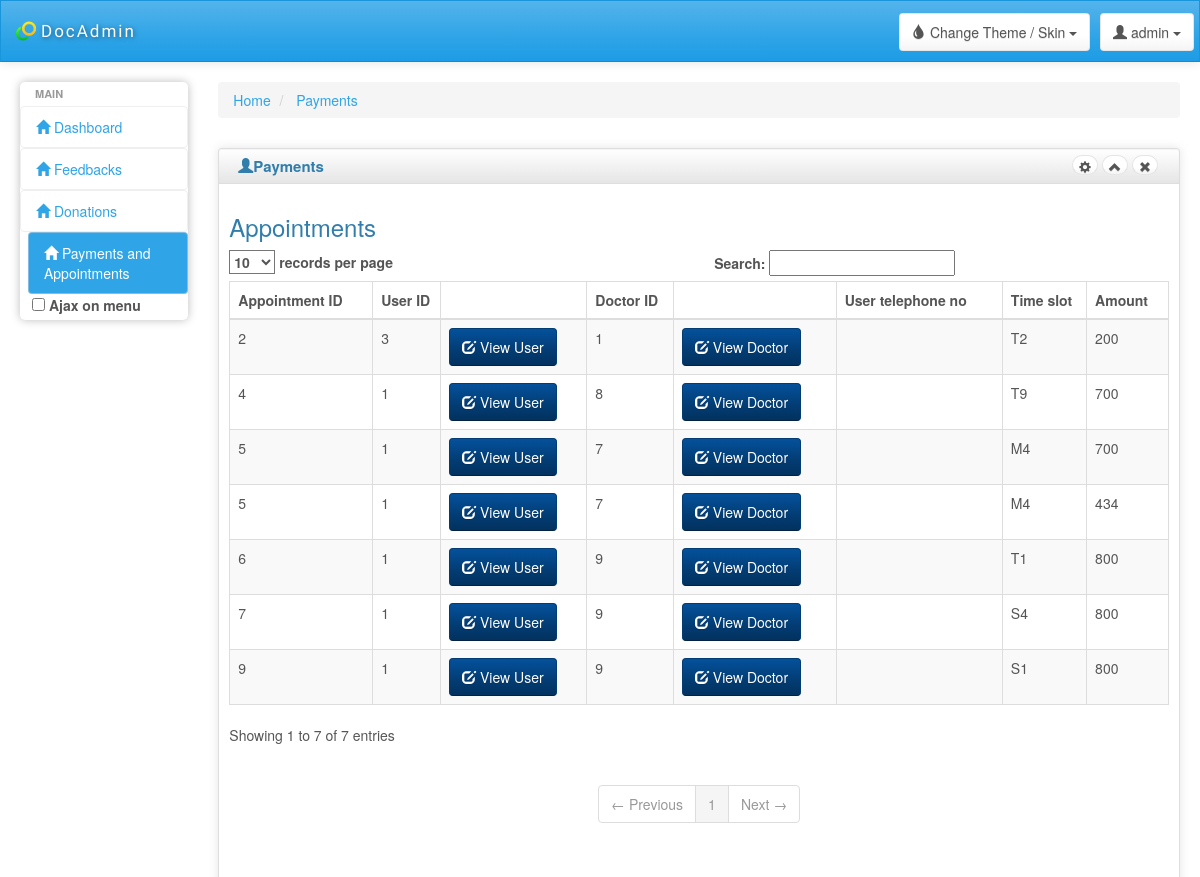
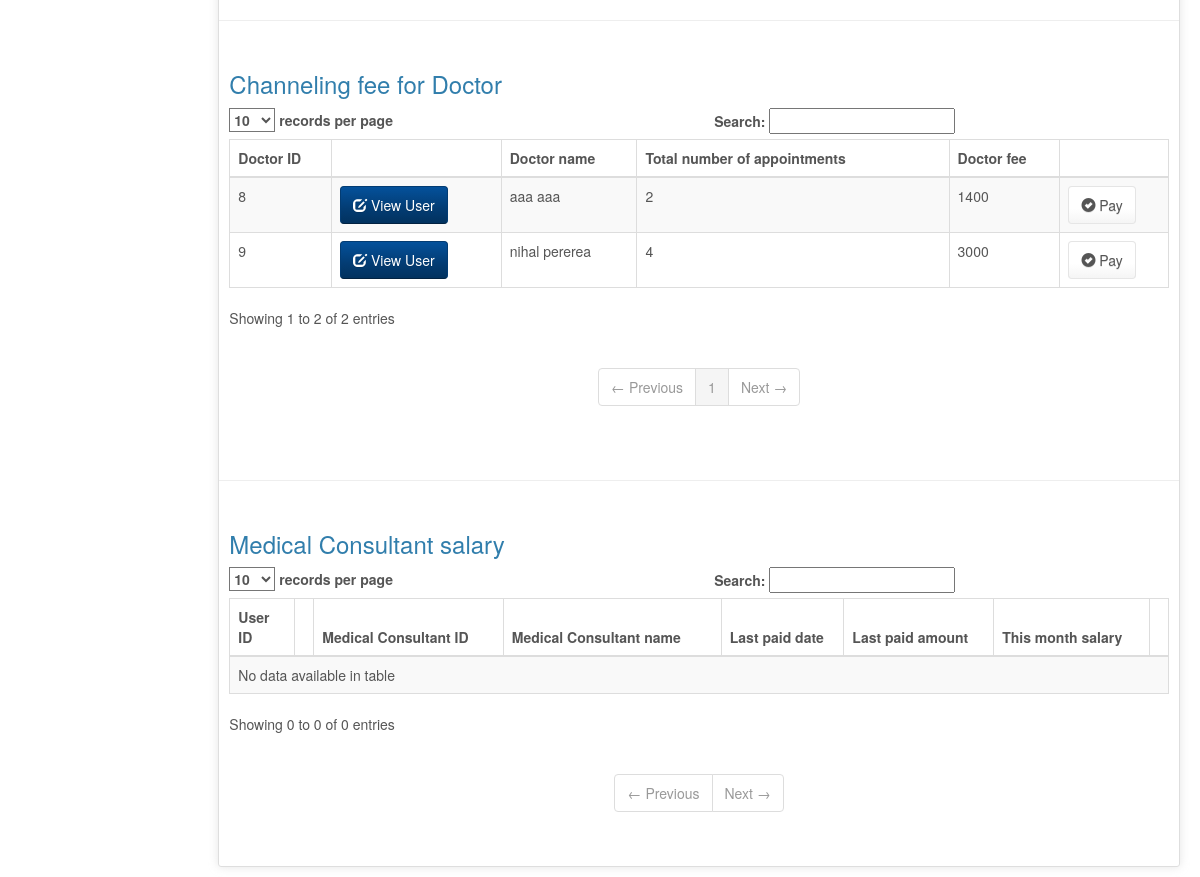
Screenshot of /admin/payments.php (signed in) with the database file from the repository (2 pictures, top to bottom).
### tables this page shows
CREATE TABLE IF NOT EXISTS `patient_payments` (
`p_payment_id` int(11) NOT NULL,
  `user_id` int(11) NOT NULL,
  `appoinment_id` int(11) NOT NULL,
  `doctor_id` int(11) NOT NULL,
  `amount` float NOT NULL,
  `date` timestamp NOT NULL DEFAULT CURRENT_TIMESTAMP
);

CREATE TABLE IF NOT EXISTS `appoinments` (
`appoinment_id` int(11) NOT NULL,
  `user_id` int(11) NOT NULL,
  `doctor_id` int(11) NOT NULL,
  `patient_name` varchar(50) NOT NULL,
  `patient_age` int(11) NOT NULL,
  `telephone_no` varchar(20) NOT NULL,
  `time_slot` varchar(20) NOT NULL
);

CREATE TABLE IF NOT EXISTS `doc_pay` (
`pay_id` int(10) NOT NULL,
  `doc_id` int(11) NOT NULL DEFAULT '0',
  `user_id` int(10) NOT NULL,
  `appoi_no` int(11) NOT NULL DEFAULT '0',
  `tot_amnt` int(11) NOT NULL DEFAULT '0',
  `doc_name` varchar(20) DEFAULT NULL
);

### admin/payments.php (the view, shortened to what this page needs)
<!DOCTYPE html>
<html lang="en">
    <?php
    include_once 'header.php';
    ?>
    <body>
        <?php include 'topBar.php';
        ?>
        <div class="ch-container">
            <div class="row">
                <?php include 'leftMenu.php'; ?>
                <div id="content" class="col-lg-10 col-sm-10">
                    <div>
                        <ul class="breadcrumb">
                            <li>
                                <a href="#">Home</a>
                            </li>
                            <li>
                                <a href="#">Payments</a>
                            </li>
                        </ul>
                    </div>
                    <div class="row">
                        <div class="box col-md-12">
                            <div class="box-inner">
                                <div class="box-header well" data-original-title="">
                                    <h2><i class="glyphicon glyphicon-user"></i>Payments</h2>
                                    <div class="box-icon">
                                        <a href="#" class="btn btn-setting btn-round btn-default"><i class="glyphicon glyphicon-cog"></i></a>
                                        <a href="#" class="btn btn-minimize btn-round btn-default"><i
                                                class="glyphicon glyphicon-chevron-up"></i></a>
                                        <a href="#" class="btn btn-close btn-round btn-default"><i class="glyphicon glyphicon-remove"></i></a>
                                    </div>
                                </div>
                                <div class="box-content">
                                    <h3>Appointments</h3>
                                    <table class="table table-striped table-bordered bootstrap-datatable datatable responsive" id="tablePayDoc">
                                        <thead>
                                            <tr>
                                                <th>Appointment ID</th>
                                                <th>User ID</th>
                                                <th></th>
                                                <th>Doctor ID</th>
                                                <th></th>
                                                <th>User telephone no</th>
                                                <th>Time slot</th>
                                                <th>Amount</th>
                                            </tr>
                                        </thead>
                                        <tbody>
                                            <?php
                                            $conexion = db_connect();
                                            $sql = "SELECT appoinments.*, doctor.user_id as doc_user_id, patient_payments.amount FROM `appoinments` join `doctor` on appoinments.doctor_id=doctor.doctor_id join `patient_payments` on appoinments.appoinment_id=patient_payments.appoinment_id";
                                            $result = $conexion->query($sql);
                                            while ($row = $result->fetch_array()) {
                                                ?>
                                                <tr>
                                                    <td><?php echo $row['appoinment_id']; ?> </td>
                                                    <td><?php echo $row['user_id']; ?></td>
                                                    <td>  <a class="btn btn-info" href="../profile.php?id=<?php echo $row['user_id']; ?>" target="_blank">
                                                            <i class="glyphicon glyphicon-edit icon-white"></i>
                                                            View User
                                                        </a>
                                                    </td>
                                                    <td><?php echo $row['doctor_id']; ?></td>
                                                    <td>  <a class="btn btn-info" href="../profile.php?id=<?php echo $row['doc_user_id']; ?>" target="_blank">
                                                            <i class="glyphicon glyphicon-edit icon-white"></i>
                                                            View Doctor
                                                        </a>
                                                    </td>
                                                    <td><?php echo $row['telephone_no']; ?></td>
                                                    <td><?php echo $row['time_slot']; ?></td>
                                                    <td><?php echo $row['amount']; ?></td>
                                                </tr>
                                            <?php } ?>
                                        </tbody>
                                    </table>
                                </div>
                                <hr>
                                <div class="box-content">
                                    <h3>Channeling fee for Doctor</h3>
                                    <table class="table table-striped table-bordered bootstrap-datatable datatable responsive">
                                        <thead>
                                            <tr>
                                                <th>Doctor ID</th>
                                                <th></th>
                                                <th>Doctor name</th>
                                                <th>Total number of appointments</th>
                                                <th>Doctor fee</th>
                                                <th></th>
                                            </tr>
                                        </thead>
                                        <tbody>
                                            <?php
                                            $conexion = db_connect();
                                            $sql = "SELECT * FROM `doc_pay`";
                                            $result = $conexion->query($sql);
                                            $count = 0;
                                            while ($row = $result->fetch_array()) {
                                                ?>
                                                <tr id='somerow<?PHP
                                                echo $count;
                                                ?>'>
                                                    <td><?php echo $row['doc_id']; ?> </td>
                                                    <td>  <a class="btn btn-info" href="../profile.php?id=<?php echo $row['user_id']; ?>" target="_blank">
                                                            <i class="glyphicon glyphicon-edit icon-white"></i>
                                                            View User
                                                        </a>
                                                    </td>
                                                    <td><?php echo $row['doc_name']; ?></td>
                                                    <td><?php echo $row['appoi_no']; ?></td>
                                                    <td><?php echo $row['tot_amnt']; ?></td>
                                                    <td><a class="btn btn-default" href="#" onclick="return paydc(<?php echo $row['doc_id'] . ", 'somerow" . $count."'";
                                                $count++; ?>)" >
                                                            <i class="glyphicon glyphicon-ok-sign icon-white"></i>
                                                            Pay
                                                        </a></td>
                                                </tr>
                                            <?php } ?>
                                        </tbody>
                                    </table>
                                </div>
                                <hr>
                                <div class="box-content">
                                    <h3>Medical Consultant salary</h3>
                                    <table class="table table-striped table-bordered bootstrap-datatable datatable responsive">
                                        <thead>
                                            <tr>
                                                <th>User ID</th>
                                                <th></th>
                                                <th>Medical Consultant ID</th>
                                                <th>Medical Consultant name</th>
                                                <th>Last paid date</th>
                                                <th>Last paid amount</th>
                                                <th>This month salary</th>
                                                <th></th>
                                            </tr>
                                        </thead>
                                        <tbody>
                                        </tbody>
                                    </table>
                                </div>
                            </div>
                        </div>
                    </div>
                    </body>
                    </html>

### admin/css/charisma-app.css (style rules this page uses)
.ch-container { padding: 0 15px; }
.box { margin-top: 10px; margin-bottom: 10px; }
.box-inner { border: 1px solid #DEDEDE; border-radius: 3px; -webkit-border-radius: 3px; -moz-border-radius: 3px; box-shadow: 0 0 10px rgba(189, 189, 189, 0.4); -webkit-box-shadow: 0 0 10px rgba(189, 189, 189, 0.4); -moz-box-shadow: 0 0 10px rgba(189, 189, 189, 0.4); }
.box-header { border: none; padding-top: 5px; border-bottom: 1px solid #DEDEDE; border-radius: 3px 3px 0 0; -webkit-border-radius: 3px 3px 0 0; -moz-border-radius: 3px 3px 0 0; height: 35px; min-height: 35px !important; margin-bottom: 0; font-weight: bold; font-size: 16px; background: -moz-linear-gradient(top, rgba(255, 255, 255, 0) 0%, rgba(0, 0, 0, 0.1) 100%); background: -webkit-gradient(linear, left top, left bottom, color-stop(0%, rgba(255, 255, 255, 0)), color-stop(100%, rgba(0, 0, 0, 0.1))); background: -webkit-linear-gradient(top, rgba(255, 255, 255, 0) 0%, rgba(0, 0, 0, 0.1) 100%); background: -o-linear-gradient(top, rgba(255, 255, 255, 0) 0%, rgba(0, 0, 0, 0.1) 100%); background: -ms-linear-gradient(top, rgba(255, 255, 255, 0) 0%, rgba(0, 0, 0, 0.1) 100%); background: linear-gradient(to bottom, rgba(255, 255, 255, 0) 0%, rgba(0, 0, 0, 0.1) 100%); filter: progid:DXImageTransform.Microsoft.gradient(startColorstr='#00ffffff', endColorstr='#1a000000', GradientType=0); }
.box-header h2 { font-size: 15px; width: auto; clear: none; float: left; line-height: 25px; white-space: nowrap; font-weight: bold; margin-top: 0; margin-bottom: 0; }
.box-header h2 > i { margin-top: 1px; }
.box-icon { float: right; }
.box-icon a { clear: none; float: left; margin: 0 2px; height: 20px; width: 5px; margin-top: 1px; }
.box-icon a i { margin-left: -6px; top: -1px; }
.box-content { padding: 10px; }
.btn-round { border-radius: 40px; -webkit-border-radius: 40px; -moz-border-radius: 40px; font-size: 12px; padding-top: 4px; }
@media only screen and (min-width: 980px) { a, button, input[type=submit], input[type=button], .product-img { -webkit-transition: .5s; -moz-transition: .5s; -ms-transition: .5s; -o-transition: .5s; transition: .5s; } }
@media only screen and (min-width: 980px) { .ch-container { padding: 0 20px; } }

### admin/bower_components/responsive-tables/responsive-tables.css (style rules this page uses)
table th { font-weight: bold; }
table td, table th { padding: 9px 10px; text-align: left; }

### rows the page displays
patient_payments: appoinment.appoinment_id "2", appoinment.user_id "3", appoinment.doctor_id "1", appoinment.time_slot "T2", amount "200"
patient_payments: appoinment.appoinment_id "4", appoinment.user_id "1", appoinment.doctor_id "8", appoinment.time_slot "T9", amount "700"
patient_payments: appoinment.appoinment_id "5", appoinment.user_id "1", appoinment.doctor_id "7", appoinment.time_slot "M4", amount "700"
patient_payments: appoinment.appoinment_id "5", appoinment.user_id "1", appoinment.doctor_id "7", appoinment.time_slot "M4", amount "434"
patient_payments: appoinment.appoinment_id "6", appoinment.user_id "1", appoinment.doctor_id "9", appoinment.time_slot "T1", amount "800"
patient_payments: appoinment.appoinment_id "7", appoinment.user_id "1", appoinment.doctor_id "9", appoinment.time_slot "S4", amount "800"
patient_payments: appoinment.appoinment_id "9", appoinment.user_id "1", appoinment.doctor_id "9", appoinment.time_slot "S1", amount "800"
doc_pay: doc "8", doc_name "aaa aaa", appoi_no "2", tot_amnt "1400"
doc_pay: doc "9", doc_name "nihal pererea", appoi_no "4", tot_amnt "3000"
